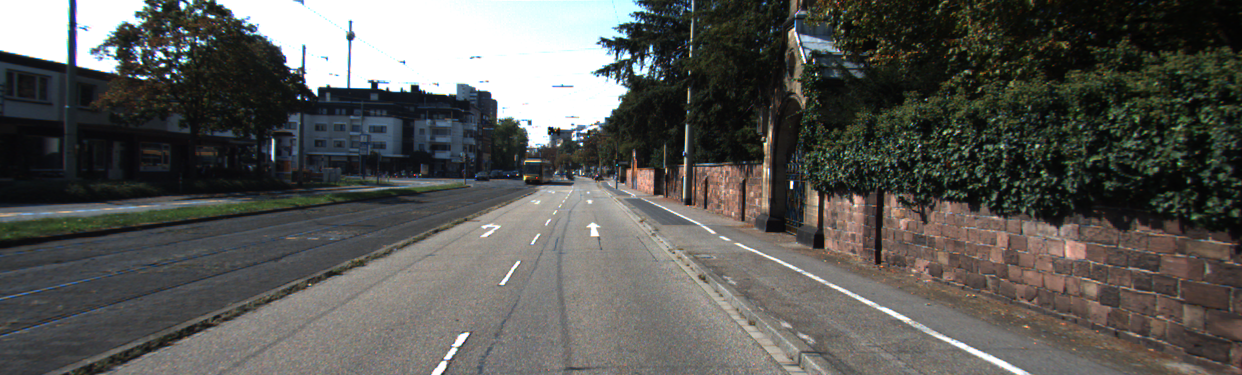
#> input picture notebooks/3d_reconstruction/data/img_left_train/image.png, 1242 x 375 px
$ jupyter execute --allow-errors '3D Reconstruction.ipynb'
#> lines starting #> are read from the running program, lines starting #| are printed output that depends on the picture
[cell 1]
import cv2
import numpy as np
import matplotlib.pyplot as plt

[cell 2]
data_folder_left = "data/img_left_train/"
data_folder_right = "data/img_right_train/"
data_folder_calibration = "data/training/calibration/"

[cell 3]
img_fname = "image.png"
calib_fname = "cam_params.txt"

[cell 4]
img_left_color = cv2.imread(data_folder_left + img_fname)
#> img_left_color is the input picture: shape (375, 1242, 3); mean B, G, R 85.4, 89, 89.1
img_right_color = cv2.imread(data_folder_right + img_fname)
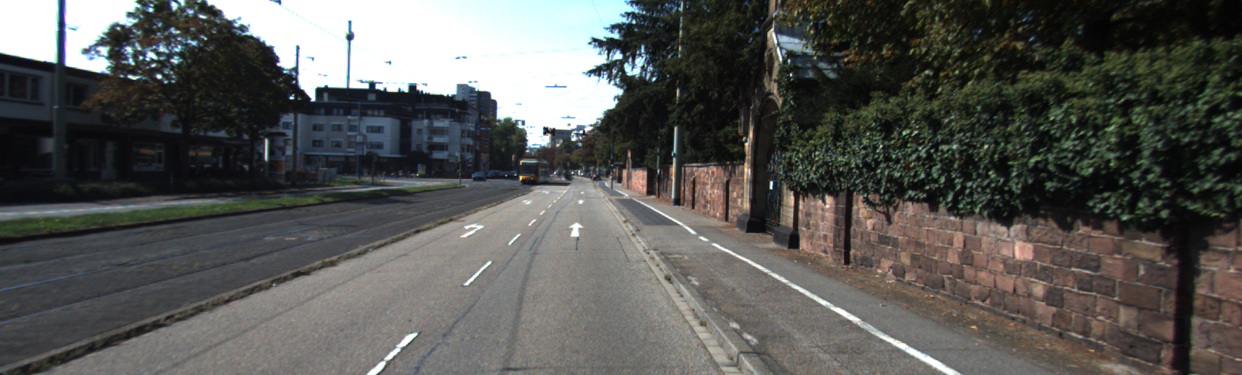
#> input picture notebooks/3d_reconstruction/data/img_right_train/image.png, 1242 x 375 px
#> img_right_color is the input picture: shape (375, 1242, 3); mean B, G, R 84.7, 88.1, 87.4

[cell 5]
img_left_bw = cv2.blur(cv2.cvtColor(img_left_color, cv2.COLOR_RGB2GRAY),(5,5))
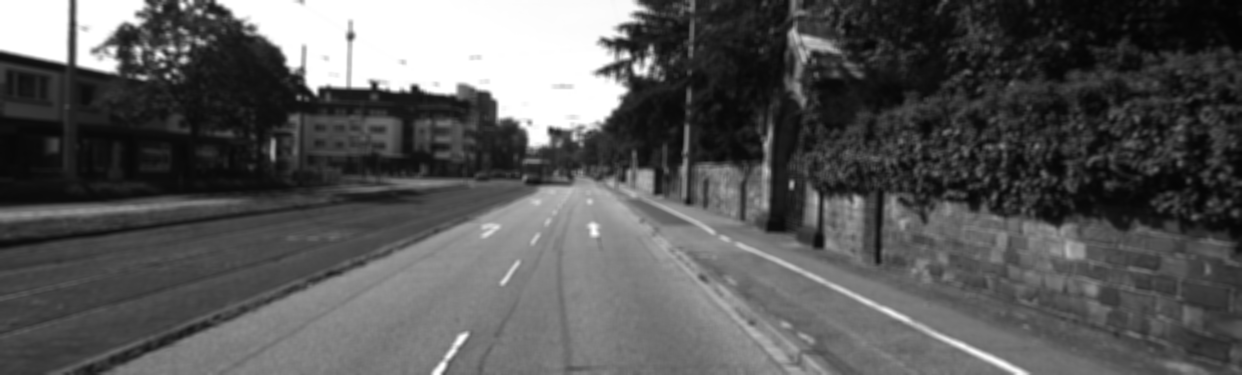
#> img_left_bw: shape (375, 1242); min 4, max 255, mean 87.9
img_right_bw = cv2.blur(cv2.cvtColor(img_right_color, cv2.COLOR_RGB2GRAY),(5,5))
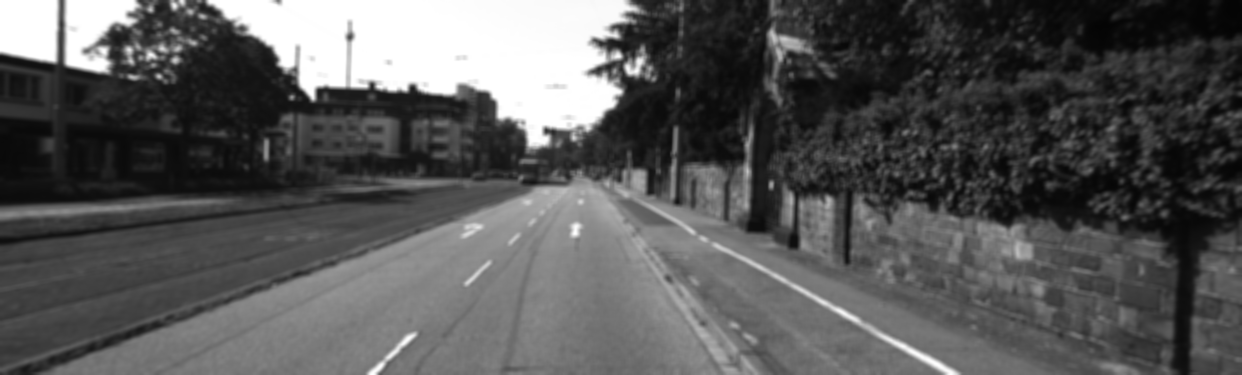
#> img_right_bw: shape (375, 1242); min 4, max 255, mean 87

[cell 6]
def showImg(img):
    plt.imshow(cv2.cvtColor(img, cv2.COLOR_RGB2BGR))

def write_ply(fn, verts, colors):
    ply_header = '''ply
    format ascii 1.0
    element vertex %(vert_num)d
    property float x
    property float y
    property float z
    property uchar red
    property uchar green
    property uchar blue
    end_header
    '''
    out_colors = colors.copy()
    verts = verts.reshape(-1, 3)
    verts = np.hstack([verts, out_colors])
    with open(fn, 'wb') as f:
        f.write((ply_header % dict(vert_num=len(verts))).encode('utf-8'))
        np.savetxt(f, verts, fmt='%f %f %f %d %d %d ')

[cell 7]
plt.imshow(img_left_bw, cmap='gray')
None

[cell 8]
plt.imshow(img_right_bw, cmap='gray')
None

[cell 9]
stereo = cv2.StereoBM_create(numDisparities=16 * 50, blockSize=9) #numDisparities=96, blockSize=11)
disparity = stereo.compute(img_left_bw, img_right_bw)
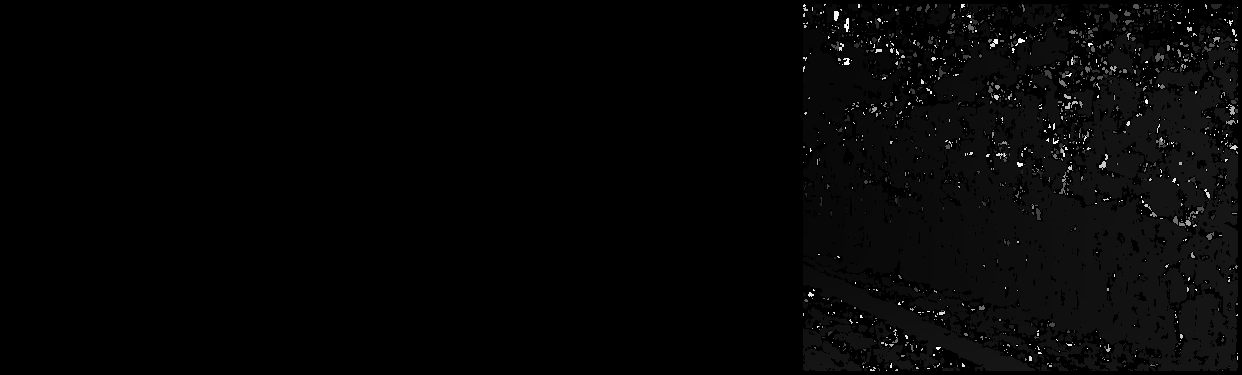
#> disparity: shape (375, 1242) int16; min -16, max 12784, mean 253.9; drawn with min black and max white

[cell 10]
img = disparity.copy()
plt.imshow(img, 'CMRmap_r')
None

[cell 11]
# Reading calibration
matrix_type_1 = 'P2'
matrix_type_2 = 'P3'

calib_file = data_folder_calibration + calib_fname
#> (the rest of this cell did not finish here and is left out)

#> (a cell that did not finish here is left out)

#> (a cell that did not finish here is left out)

#> (a cell that did not finish here is left out)

#> (a cell that did not finish here is left out)

[cell 16]
blank_img = np.zeros(img_left_color.shape, 'uint8')
#> (the rest of this cell did not finish here and is left out)

[cell 17]
showImg(blank_img)
#> in showImg, `plt.imshow(cv2.cvtColor(img, cv2.COLOR_RGB2BGR))`: img: shape (375, 1242, 3); every value is 0
